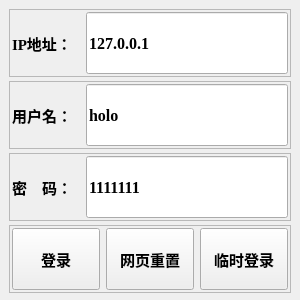
<?xml version="1.0" encoding="UTF-8"?>
<ui version="4.0">
 <class>MainWindow</class>
 <widget class="QMainWindow" name="MainWindow">
  <property name="geometry">
   <rect>
    <x>0</x>
    <y>0</y>
    <width>300</width>
    <height>300</height>
   </rect>
  </property>
  <property name="minimumSize">
   <size>
    <width>300</width>
    <height>300</height>
   </size>
  </property>
  <property name="windowTitle">
   <string>MainWindow</string>
  </property>
  <widget class="QWidget" name="centralwidget">
   <layout class="QVBoxLayout" name="verticalLayout">
    <item>
     <widget class="QFrame" name="frame">
      <property name="sizePolicy">
       <sizepolicy hsizetype="Expanding" vsizetype="Expanding">
        <horstretch>0</horstretch>
        <verstretch>0</verstretch>
       </sizepolicy>
      </property>
      <property name="minimumSize">
       <size>
        <width>282</width>
        <height>68</height>
       </size>
      </property>
      <property name="frameShape">
       <enum>QFrame::StyledPanel</enum>
      </property>
      <property name="frameShadow">
       <enum>QFrame::Raised</enum>
      </property>
      <layout class="QHBoxLayout" name="horizontalLayout" stretch="1,3">
       <property name="leftMargin">
        <number>2</number>
       </property>
       <property name="topMargin">
        <number>2</number>
       </property>
       <property name="rightMargin">
        <number>2</number>
       </property>
       <property name="bottomMargin">
        <number>2</number>
       </property>
       <item>
        <widget class="QLabel" name="label1">
         <property name="sizePolicy">
          <sizepolicy hsizetype="Expanding" vsizetype="Expanding">
           <horstretch>0</horstretch>
           <verstretch>0</verstretch>
          </sizepolicy>
         </property>
         <property name="maximumSize">
          <size>
           <width>16777215</width>
           <height>16777215</height>
          </size>
         </property>
         <property name="font">
          <font>
           <family>Times New Roman</family>
           <pointsize>11</pointsize>
           <weight>75</weight>
           <bold>true</bold>
          </font>
         </property>
         <property name="text">
          <string>IP地址：</string>
         </property>
        </widget>
       </item>
       <item>
        <widget class="QLineEdit" name="holoIP">
         <property name="sizePolicy">
          <sizepolicy hsizetype="Expanding" vsizetype="Expanding">
           <horstretch>0</horstretch>
           <verstretch>0</verstretch>
          </sizepolicy>
         </property>
         <property name="font">
          <font>
           <family>Times New Roman</family>
           <pointsize>12</pointsize>
           <weight>75</weight>
           <bold>true</bold>
          </font>
         </property>
         <property name="text">
          <string>127.0.0.1</string>
         </property>
        </widget>
       </item>
      </layout>
     </widget>
    </item>
    <item>
     <widget class="QFrame" name="frame_2">
      <property name="sizePolicy">
       <sizepolicy hsizetype="Expanding" vsizetype="Expanding">
        <horstretch>0</horstretch>
        <verstretch>0</verstretch>
       </sizepolicy>
      </property>
      <property name="minimumSize">
       <size>
        <width>282</width>
        <height>68</height>
       </size>
      </property>
      <property name="frameShape">
       <enum>QFrame::StyledPanel</enum>
      </property>
      <property name="frameShadow">
       <enum>QFrame::Raised</enum>
      </property>
      <layout class="QHBoxLayout" name="horizontalLayout_2" stretch="1,3">
       <property name="leftMargin">
        <number>2</number>
       </property>
       <property name="topMargin">
        <number>2</number>
       </property>
       <property name="rightMargin">
        <number>2</number>
       </property>
       <property name="bottomMargin">
        <number>2</number>
       </property>
       <item>
        <widget class="QLabel" name="label2">
         <property name="sizePolicy">
          <sizepolicy hsizetype="Expanding" vsizetype="Expanding">
           <horstretch>0</horstretch>
           <verstretch>0</verstretch>
          </sizepolicy>
         </property>
         <property name="maximumSize">
          <size>
           <width>16777215</width>
           <height>16777215</height>
          </size>
         </property>
         <property name="font">
          <font>
           <family>Times New Roman</family>
           <pointsize>11</pointsize>
           <weight>75</weight>
           <bold>true</bold>
          </font>
         </property>
         <property name="text">
          <string>用户名：</string>
         </property>
        </widget>
       </item>
       <item>
        <widget class="QLineEdit" name="userName">
         <property name="sizePolicy">
          <sizepolicy hsizetype="Expanding" vsizetype="Expanding">
           <horstretch>0</horstretch>
           <verstretch>0</verstretch>
          </sizepolicy>
         </property>
         <property name="font">
          <font>
           <family>Times New Roman</family>
           <pointsize>12</pointsize>
           <weight>75</weight>
           <bold>true</bold>
          </font>
         </property>
         <property name="text">
          <string>holo</string>
         </property>
        </widget>
       </item>
      </layout>
     </widget>
    </item>
    <item>
     <widget class="QFrame" name="frame_3">
      <property name="sizePolicy">
       <sizepolicy hsizetype="Expanding" vsizetype="Expanding">
        <horstretch>0</horstretch>
        <verstretch>0</verstretch>
       </sizepolicy>
      </property>
      <property name="minimumSize">
       <size>
        <width>282</width>
        <height>68</height>
       </size>
      </property>
      <property name="frameShape">
       <enum>QFrame::StyledPanel</enum>
      </property>
      <property name="frameShadow">
       <enum>QFrame::Raised</enum>
      </property>
      <layout class="QHBoxLayout" name="horizontalLayout_3" stretch="1,3">
       <property name="leftMargin">
        <number>2</number>
       </property>
       <property name="topMargin">
        <number>2</number>
       </property>
       <property name="rightMargin">
        <number>2</number>
       </property>
       <property name="bottomMargin">
        <number>2</number>
       </property>
       <item>
        <widget class="QLabel" name="label3">
         <property name="sizePolicy">
          <sizepolicy hsizetype="Expanding" vsizetype="Expanding">
           <horstretch>0</horstretch>
           <verstretch>0</verstretch>
          </sizepolicy>
         </property>
         <property name="maximumSize">
          <size>
           <width>200</width>
           <height>16777215</height>
          </size>
         </property>
         <property name="font">
          <font>
           <family>Times New Roman</family>
           <pointsize>11</pointsize>
           <weight>75</weight>
           <bold>true</bold>
          </font>
         </property>
         <property name="text">
          <string>密    码：</string>
         </property>
        </widget>
       </item>
       <item>
        <widget class="QLineEdit" name="password">
         <property name="sizePolicy">
          <sizepolicy hsizetype="Expanding" vsizetype="Expanding">
           <horstretch>0</horstretch>
           <verstretch>0</verstretch>
          </sizepolicy>
         </property>
         <property name="font">
          <font>
           <family>Times New Roman</family>
           <pointsize>12</pointsize>
           <weight>75</weight>
           <bold>true</bold>
          </font>
         </property>
         <property name="text">
          <string>1111111</string>
         </property>
        </widget>
       </item>
      </layout>
     </widget>
    </item>
    <item>
     <widget class="QFrame" name="frame_4">
      <property name="sizePolicy">
       <sizepolicy hsizetype="Expanding" vsizetype="Expanding">
        <horstretch>0</horstretch>
        <verstretch>0</verstretch>
       </sizepolicy>
      </property>
      <property name="minimumSize">
       <size>
        <width>282</width>
        <height>68</height>
       </size>
      </property>
      <property name="sizeIncrement">
       <size>
        <width>10</width>
        <height>10</height>
       </size>
      </property>
      <property name="frameShape">
       <enum>QFrame::StyledPanel</enum>
      </property>
      <property name="frameShadow">
       <enum>QFrame::Raised</enum>
      </property>
      <layout class="QHBoxLayout" name="horizontalLayout_4" stretch="0,0,0">
       <property name="leftMargin">
        <number>2</number>
       </property>
       <property name="topMargin">
        <number>2</number>
       </property>
       <property name="rightMargin">
        <number>2</number>
       </property>
       <property name="bottomMargin">
        <number>2</number>
       </property>
       <item>
        <widget class="QPushButton" name="loginBtn">
         <property name="sizePolicy">
          <sizepolicy hsizetype="Expanding" vsizetype="Expanding">
           <horstretch>0</horstretch>
           <verstretch>0</verstretch>
          </sizepolicy>
         </property>
         <property name="font">
          <font>
           <family>Times New Roman</family>
           <pointsize>11</pointsize>
           <weight>75</weight>
           <bold>true</bold>
          </font>
         </property>
         <property name="text">
          <string>登录</string>
         </property>
        </widget>
       </item>
       <item>
        <widget class="QPushButton" name="resetWeb">
         <property name="sizePolicy">
          <sizepolicy hsizetype="Expanding" vsizetype="Expanding">
           <horstretch>0</horstretch>
           <verstretch>0</verstretch>
          </sizepolicy>
         </property>
         <property name="font">
          <font>
           <family>Times New Roman</family>
           <pointsize>11</pointsize>
           <weight>75</weight>
           <bold>true</bold>
          </font>
         </property>
         <property name="text">
          <string>网页重置</string>
         </property>
        </widget>
       </item>
       <item>
        <widget class="QPushButton" name="freeLoginBtn">
         <property name="sizePolicy">
          <sizepolicy hsizetype="Expanding" vsizetype="Expanding">
           <horstretch>0</horstretch>
           <verstretch>0</verstretch>
          </sizepolicy>
         </property>
         <property name="font">
          <font>
           <family>Times New Roman</family>
           <pointsize>11</pointsize>
           <weight>75</weight>
           <bold>true</bold>
          </font>
         </property>
         <property name="text">
          <string>临时登录</string>
         </property>
        </widget>
       </item>
      </layout>
     </widget>
    </item>
   </layout>
  </widget>
 </widget>
 <resources/>
 <connections/>
</ui>
